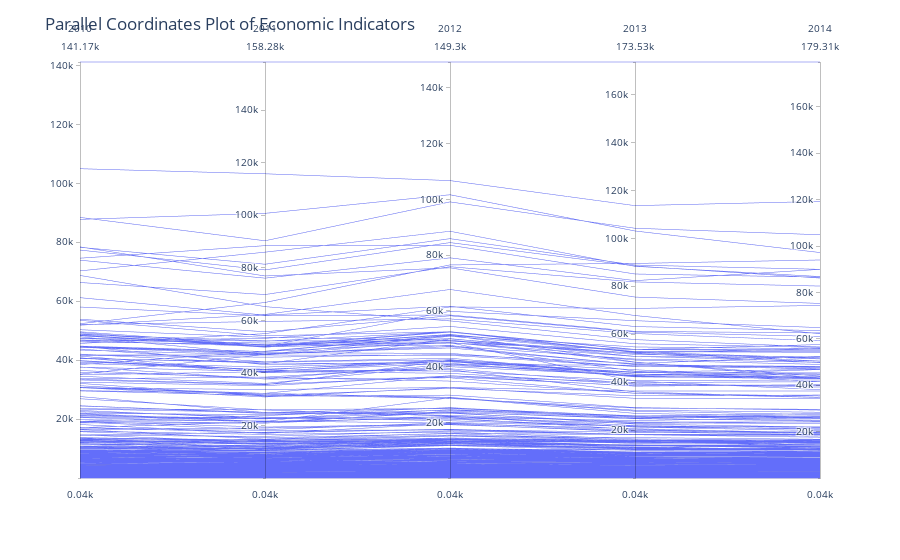

Notebook source saved alongside this figure:
### Code cell
import pandas as pd
import plotly.express as px

# Load the DataFrame from the specified location
file_path = '../cleaned_data/filtered_education_data.csv'
df = pd.read_csv(file_path)

# Filter the DataFrame for the desired indicators
filtered_df = df[df['Indicator Name'].isin(['GNI per capita, Atlas method (current US$)',
                                            'GDP per capita (current US$)',
                                            'Gross enrolment ratio, primary and secondary, female (%)'])]

# Create a copy of the filtered DataFrame
filtered_df = filtered_df.copy()

# Drop rows with missing values
filtered_df.dropna(inplace=True)

# Specify dimensions and create the plot
fig = px.parallel_coordinates(filtered_df, 
                              dimensions=['2010', '2011', '2012', '2013', '2014'],
                              color_continuous_scale=px.colors.diverging.Tealrose,
                              color_continuous_midpoint=2)

# Set the title of the plot
fig.update_layout(title='Parallel Coordinates Plot of Economic Indicators')

# Show the plot
fig.show()

### Figure 1 — Plotly figure (JSON) as saved in the notebook; plotly's stock layout.template omitted (floating-point values rounded to 4 significant figures; data arrays with more than 128 entries replaced by an {"elided": "..."} marker saying what was removed)
{"data": [{"dimensions": [{"label": "2010", "values": {"elided": "521 float values"}}, {"label": "2011", "values": {"elided": "521 float values"}}, {"label": "2012", "values": {"elided": "521 float values"}}, {"label": "2013", "values": {"elided": "521 float values"}}, {"label": "2014", "values": {"elided": "521 float values"}}], "domain": {"x": [0, 1], "y": [0, 1]}, "name": "", "type": "parcoords"}], "layout": {"legend": {"tracegroupgap": 0}, "margin": {"t": 60}, "title": {"text": "Parallel Coordinates Plot of Economic Indicators"}}}
